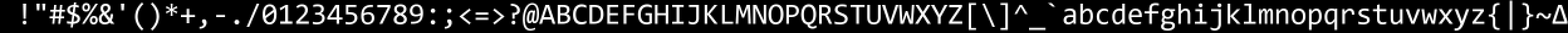
#> input picture zensim-regress/src/font_strip.png, 2496 x 54 px, found by its file name (shown at 1/2 size)
$ python bake_sdf_atlas_2026-07-13.py
#> lines starting #> are read from the running program, lines starting #| are printed output that depends on the picture; after the words box and inside, x2 and y2 are one past the last pixel; in counts of white or black regions, pixels touching at a corner belong together
#!/usr/bin/env python3
"""Bake src/sdf_atlas.bin from src/font_strip.png — the `sdf-font`
feature's embedded atlas (prototype: same Consolas-derived glyphs as
the strip, so output is directly comparable; the production bake tool
will regenerate from an OFL face's vector outlines).

Pipeline = the validated spec (benchmarks/sdf_font_atlas_exploration_
2026-07-13.md): 8x supersampled binarization, exact signed EDT with
+/-0.5 center correction, point-sample at 27px-base texel centers,
spread +/-4 texels, 4-bit quantization (round), high-nibble-first pack.

Bin layout (little-endian):
  u32 cell_w (13) | u32 cell_h (27) | u32 n_glyphs (96) |
  f32 spread (4.0) | u32 packed_bytes_per_glyph (ceil(w*h/2)) |
  n_glyphs * packed_bytes_per_glyph nibble data (row-major per glyph,
  first pixel in the HIGH nibble, odd tail padded with 0)

Usage: python3 benchmarks/bake_sdf_atlas_2026-07-13.py  (from crate root)
"""
import struct
import numpy as np
from PIL import Image
from scipy.ndimage import distance_transform_edt as edt

W, H, CW, CH, N = 2496, 54, 26, 54, 96
SS, BASE, SPREAD = 8, 27, 4.0

strip = np.asarray(Image.open("src/font_strip.png").convert("L"),
                   dtype=np.float32) / 255.0
assert strip.shape == (H, W)

def bilinear(img, oh, ow):
    ih, iw = img.shape
    ys = (np.arange(oh) + 0.5) * ih / oh - 0.5
    xs = (np.arange(ow) + 0.5) * iw / ow - 0.5
    y0 = np.clip(np.floor(ys).astype(int), 0, ih - 1); y1 = np.clip(y0 + 1, 0, ih - 1)
    x0 = np.clip(np.floor(xs).astype(int), 0, iw - 1); x1 = np.clip(x0 + 1, 0, iw - 1)
    fy = np.clip(ys - y0, 0, 1)[:, None]; fx = np.clip(xs - x0, 0, 1)[None, :]
    return (img[np.ix_(y0, x0)] * (1-fy) * (1-fx) + img[np.ix_(y0, x1)] * (1-fy) * fx +
            img[np.ix_(y1, x0)] * fy * (1-fx) + img[np.ix_(y1, x1)] * fy * fx)

cell_w = round(CW * BASE / CH)          # 13
per_glyph = (cell_w * BASE + 1) // 2    # 176
out = bytearray(struct.pack("<IIIfI", cell_w, BASE, N, SPREAD, per_glyph))

for i in range(N):
    cov = strip[:, i*CW:(i+1)*CW]
    hi = bilinear(cov, CH*SS, CW*SS) >= 0.5
    if hi.any():
        sd = np.where(hi, edt(hi) - 0.5, -(edt(~hi) - 0.5)).astype(np.float32)
    else:
        sd = np.full((CH*SS, CW*SS), -SPREAD * SS, np.float32)
    tex = bilinear(sd, BASE, cell_w) / (CH * SS / BASE)
    q8 = np.clip((tex + SPREAD) / (2*SPREAD) * 255, 0, 255)
    nib = np.clip(np.round(q8 / 17.0), 0, 15).astype(np.uint8).reshape(-1)
    if len(nib) % 2:
        nib = np.append(nib, 0)
    out += (nib[0::2] << 4 | nib[1::2]).astype(np.uint8).tobytes()
#> this loop made 96 passes
#> pass 2, `cov = strip[:, i*CW:(i+1)*CW]`:
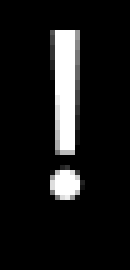
#> cov: shape (54, 26) float32 (shown 5 times larger); min 0, max 1, mean 0.0964
#> pass 2, `hi = bilinear(cov, CH*SS, CW*SS) >= 0.5`:
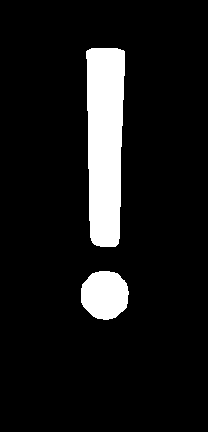
#> hi: shape (432, 208) bool; 9.5% white; 2 white regions, box (x1, y1, x2, y2) and area: (86, 48, 125, 247) 6689, (81, 271, 129, 320) 1863
#> after the loop:
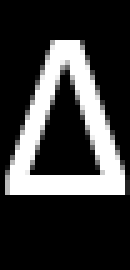
#> cov: shape (54, 26) float32 (shown 5 times larger); min 0, max 1, mean 0.229
#> after the loop:
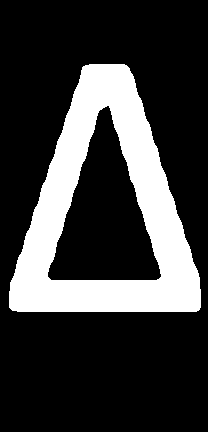
#> hi: shape (432, 208) bool; 23% white; 1 white region, box (x1, y1, x2, y2) and area: (9, 64, 201, 312) 20626
#> after the loop:
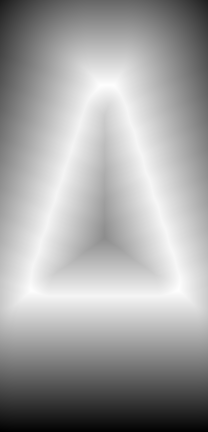
#> sd: shape (432, 208) float32; min -120.7, max 21.52, mean -29.7; drawn with min black and max white

with open("src/sdf_atlas.bin", "wb") as f:
    f.write(out)
print(f"wrote src/sdf_atlas.bin: {len(out)} bytes "
      f"(cell {cell_w}x{BASE}, {N} glyphs, {per_glyph} B/glyph packed)")
#| wrote src/sdf_atlas.bin: 16916 bytes (cell 13x27, 96 glyphs, 176 B/glyph packed)
